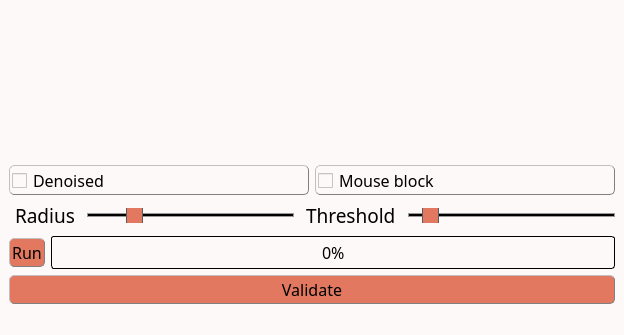
<?xml version="1.0" encoding="UTF-8"?>
<ui version="4.0">
 <class>MainWindow</class>
 <widget class="QMainWindow" name="MainWindow">
  <property name="geometry">
   <rect>
    <x>0</x>
    <y>0</y>
    <width>623</width>
    <height>333</height>
   </rect>
  </property>
  <property name="windowTitle">
   <string>Outliers filtering</string>
  </property>
  <property name="styleSheet">
   <string notr="true">/* Couleur du fond, label, combobox, progressbar vide et spin box */
QWidget, QLabel, QComboBox, QProgressBar, QSpinBox {background-color: rgb(253, 249, 248)}

/* Couleur quand inactif */
QPushButton:disabled, QComboBox:disabled, QSpinBox:disabled {background-color: rgba(243, 98, 64,150)}

/* Couleur des boutons et des selecteurs */
QPushButton, QComboBox::drop-down:button, QComboBox::down-arrow, QComboBox::down-arrow:disabled, QSpinBox::drop-down:button, QSpinBox::down-arrow, QSpinBox::down-arrow:disabled, QSpinBox::drop-up:button, QSpinBox::up-arrow, QSpinBox::up-arrow:disabled, QSlider::handle:horizontal {background-color: rgb(226, 120, 95)}

/* Couleur des bordures de même couleur que les boutons */
QComboBox::drop-down:button, QSpinBox::drop-down:button, QSpinBox::drop-up:button {border-color: rgb(193, 167, 181)}

/* Couleur des textes */
QLabel, QPushButton, QPushButton:hover, QCheckBox, QComboBox, Line, QTextEdit, QSpinBox {color: rgb(0, 0, 0)}

/* style des bordures 1 */
QLabel, QPushButton, QPushButton:hover, QCheckBox, QComboBox, QSpinBox  {
	border-style : outset;
	min-width : 5em;
}

/* style des bordures 2 */
QPushButton, QPushButton:hover, QCheckBox, QComboBox, QSpinBox  {
	border-radius: 5px;
	border-width: 1px;
	border-color: gray;
}

/* Font 1 */
QPushButton, QPushButton:hover, QCheckBox, QProgressBar {font: 12pt &quot;Noto Sans Cond&quot;}

/* Font 2 */
QComboBox, QTextEdit, QSpinBox {font: 10pt &quot;Noto Sans Cond&quot;}

/* Padding 1 */
QLabel, QComboBox, QComboBox::down-arrow, QSpinBox, QSpinBox::down-arrow, QSpinBox::up-arrow {padding : 1px;}

/* Padding 2 */
QPushButton, QPushButton:hover, QCheckBox {padding : 2px;}

/* Gestion taille des QCheckBoxes */
QCheckBox::indicator:unchecked, QCheckBox::indicator:unchecked:hover, QCheckBox::indicator:checked, QCheckBox::indicator:checked:hover  {
	width :15px;
	height : 15px;
}

QLabel {
	Border-radius : 5px;
	border-width : 0px;
	border-color : black;
	font : 14pt &quot;Noto Sans Cond&quot;;
}

QPushButton:hover {background-color: rgb(243, 98, 64);}

QCheckBox::indicator:unchecked {image: url(icons/uncheck_icon.png);}

QCheckBox::indicator:unchecked:hover {image: url(icons/uncheck_hover_icon.png);}

QCheckBox::indicator:checked {image: url(icons/Check_icon.png);}

QCheckBox::indicator:checked:hover {image: url(icons/Check_hover_icon.png);}

QComboBox::drop-down:button{
	border-radius: 4px;
	border-width: 1px;
	width: 30px;
}

QComboBox::down-arrow {
	 image : url(icons/Arrow_down.png); 
    width: 12px;
    height: 12px;
}

Line{
	format: plain;
	midLine-Width : 1px;
}

QFrame[height=&quot;3&quot;], QFrame[width=&quot;3&quot;] {background-color: #3A3939;}

QTextEdit{
	background-color: rgb(255, 255, 255);
	border-style: solid;
	border-radius: 5px;
	border-width: 1px;
	border-color: black;
}

QLineEdit {font : 12pt &quot;Noto Sans Cond&quot;;}

/* Gestion taille des QLineEdit */
QLineEdit::indicator:unchecked, QLineEdit::indicator:unchecked:hover, QLineEdit::indicator:checked, QLineEdit::indicator:checked:hover  {
	border-color: black;
}

QHBoxLayout {background-color: rgb(0, 240, 240, 50);}

QProgressBar {
	text-align: center;
	border: 1px solid black;
	border-radius: 3px;
 }

 QProgressBar::chunk {
	background-color: rgb(243, 98, 64);
	width: 15px;
	margin : 0.5px;
 }

QSpinBox::drop-down:button, QSpinBox::drop-up:button {
	border-radius: 2px;
	border-width: 1px;
	width: 36px;
}

QSpinBox::down-arrow {
	image : url(icons/Arrow_down.png);
    width: 24px;
    height: 22px;
}

QSpinBox::up-arrow {
	image : url(icons/Arrow_up.png);
    width: 24px;
    height: 22px;
}

QSlider::groove:horizontal {
    border: 1px solid #999999;
    height: 2px; /* the groove expands to the size of the slider by default. by giving it a height, it has a fixed size */
    background-color: rgb(0, 0, 0);
    margin: 1px 0;
}

QSlider::handle:horizontal {
    border: 1px solid #5c5c5c;
    width: 15px;
    height: 30px;
    margin: -10px 0; /* handle is placed by default on the contents rect of the groove. Expand outside the groove */
    border-radius: 3px;
}</string>
  </property>
  <widget class="QWidget" name="centralwidget">
   <property name="styleSheet">
    <string notr="true"/>
   </property>
   <layout class="QHBoxLayout" name="horizontalLayout_4">
    <item>
     <layout class="QVBoxLayout" name="verticalLayout">
      <item>
       <layout class="QHBoxLayout" name="horizontalLayout_5">
        <item>
         <widget class="ImageView" name="expSeries" native="true">
          <property name="sizePolicy">
           <sizepolicy hsizetype="MinimumExpanding" vsizetype="MinimumExpanding">
            <horstretch>0</horstretch>
            <verstretch>0</verstretch>
           </sizepolicy>
          </property>
         </widget>
        </item>
        <item>
         <widget class="PlotWidget" name="profiles" native="true">
          <property name="sizePolicy">
           <sizepolicy hsizetype="MinimumExpanding" vsizetype="MinimumExpanding">
            <horstretch>0</horstretch>
            <verstretch>0</verstretch>
           </sizepolicy>
          </property>
          <property name="minimumSize">
           <size>
            <width>600</width>
            <height>150</height>
           </size>
          </property>
         </widget>
        </item>
       </layout>
      </item>
      <item>
       <layout class="QHBoxLayout" name="horizontalLayout">
        <item>
         <widget class="QCheckBox" name="denoised">
          <property name="font">
           <font>
            <family>Noto Sans Cond</family>
            <pointsize>12</pointsize>
            <weight>50</weight>
            <italic>false</italic>
            <bold>false</bold>
           </font>
          </property>
          <property name="styleSheet">
           <string notr="true"/>
          </property>
          <property name="text">
           <string>Denoised</string>
          </property>
         </widget>
        </item>
        <item>
         <widget class="QCheckBox" name="mouseLock">
          <property name="font">
           <font>
            <family>Noto Sans Cond</family>
            <pointsize>12</pointsize>
            <weight>50</weight>
            <italic>false</italic>
            <bold>false</bold>
           </font>
          </property>
          <property name="styleSheet">
           <string notr="true"/>
          </property>
          <property name="text">
           <string>Mouse block</string>
          </property>
         </widget>
        </item>
       </layout>
      </item>
      <item>
       <layout class="QHBoxLayout" name="horizontalLayout_2">
        <item>
         <widget class="QLabel" name="label_radius">
          <property name="font">
           <font>
            <family>Noto Sans Cond</family>
            <pointsize>14</pointsize>
            <weight>50</weight>
            <italic>false</italic>
            <bold>false</bold>
           </font>
          </property>
          <property name="text">
           <string>Radius</string>
          </property>
         </widget>
        </item>
        <item>
         <widget class="QSlider" name="slider_radius">
          <property name="minimumSize">
           <size>
            <width>0</width>
            <height>15</height>
           </size>
          </property>
          <property name="maximum">
           <number>10</number>
          </property>
          <property name="pageStep">
           <number>2</number>
          </property>
          <property name="value">
           <number>2</number>
          </property>
          <property name="orientation">
           <enum>Qt::Horizontal</enum>
          </property>
         </widget>
        </item>
        <item>
         <widget class="QLabel" name="label_threshold">
          <property name="font">
           <font>
            <family>Noto Sans Cond</family>
            <pointsize>14</pointsize>
            <weight>50</weight>
            <italic>false</italic>
            <bold>false</bold>
           </font>
          </property>
          <property name="text">
           <string>Threshold</string>
          </property>
         </widget>
        </item>
        <item>
         <widget class="QSlider" name="slider_threshold">
          <property name="minimumSize">
           <size>
            <width>0</width>
            <height>15</height>
           </size>
          </property>
          <property name="maximum">
           <number>150</number>
          </property>
          <property name="value">
           <number>10</number>
          </property>
          <property name="orientation">
           <enum>Qt::Horizontal</enum>
          </property>
         </widget>
        </item>
       </layout>
      </item>
      <item>
       <layout class="QHBoxLayout" name="horizontalLayout_3">
        <item>
         <widget class="QPushButton" name="preview">
          <property name="font">
           <font>
            <family>Noto Sans Cond</family>
            <pointsize>12</pointsize>
            <weight>50</weight>
            <italic>false</italic>
            <bold>false</bold>
           </font>
          </property>
          <property name="toolTip">
           <string>&lt;html&gt;&lt;head/&gt;&lt;body&gt;&lt;p&gt;&lt;span style=&quot; font-size:11pt;&quot;&gt;Rum the computation&lt;/span&gt;&lt;/p&gt;&lt;/body&gt;&lt;/html&gt;</string>
          </property>
          <property name="styleSheet">
           <string notr="true"/>
          </property>
          <property name="text">
           <string>Run</string>
          </property>
          <property name="icon">
           <iconset>
            <normaloff>TSG_icons/run_icon.png</normaloff>TSG_icons/run_icon.png</iconset>
          </property>
         </widget>
        </item>
        <item>
         <widget class="QProgressBar" name="progressBar">
          <property name="font">
           <font>
            <family>Noto Sans Cond</family>
            <pointsize>12</pointsize>
            <weight>50</weight>
            <italic>false</italic>
            <bold>false</bold>
           </font>
          </property>
          <property name="styleSheet">
           <string notr="true"/>
          </property>
          <property name="value">
           <number>0</number>
          </property>
         </widget>
        </item>
       </layout>
      </item>
      <item>
       <widget class="QPushButton" name="Validate_button">
        <property name="minimumSize">
         <size>
          <width>96</width>
          <height>0</height>
         </size>
        </property>
        <property name="font">
         <font>
          <family>Noto Sans Cond</family>
          <pointsize>12</pointsize>
          <weight>50</weight>
          <italic>false</italic>
          <bold>false</bold>
         </font>
        </property>
        <property name="toolTip">
         <string>&lt;html&gt;&lt;head/&gt;&lt;body&gt;&lt;p&gt;&lt;span style=&quot; font-size:11pt;&quot;&gt;Export data to the main GUI&lt;/span&gt;&lt;/p&gt;&lt;/body&gt;&lt;/html&gt;</string>
        </property>
        <property name="styleSheet">
         <string notr="true"/>
        </property>
        <property name="text">
         <string>Validate</string>
        </property>
        <property name="icon">
         <iconset>
          <normaloff>TSG_icons/Export.png</normaloff>TSG_icons/Export.png</iconset>
        </property>
       </widget>
      </item>
     </layout>
    </item>
   </layout>
  </widget>
  <widget class="QMenuBar" name="menubar">
   <property name="geometry">
    <rect>
     <x>0</x>
     <y>0</y>
     <width>623</width>
     <height>20</height>
    </rect>
   </property>
  </widget>
  <widget class="QStatusBar" name="statusbar"/>
 </widget>
 <customwidgets>
  <customwidget>
   <class>ImageView</class>
   <extends>QWidget</extends>
   <header>pyqtgraph</header>
   <container>1</container>
  </customwidget>
  <customwidget>
   <class>PlotWidget</class>
   <extends>QWidget</extends>
   <header>pyqtgraph</header>
   <container>1</container>
  </customwidget>
 </customwidgets>
 <resources/>
 <connections/>
</ui>
